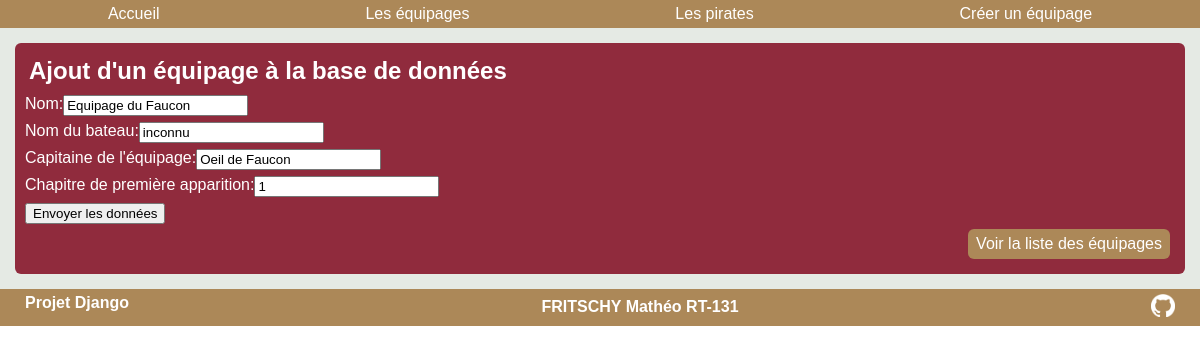
The app's page /onepiece/update/21/, older data.
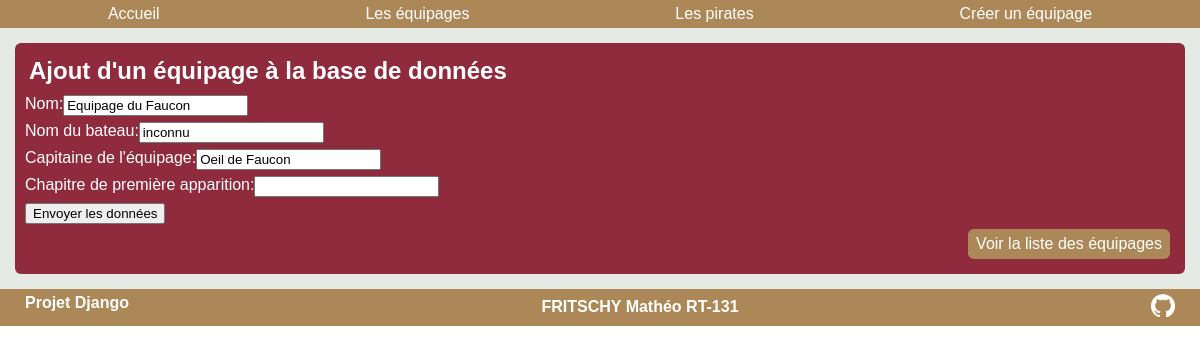
The same page, newer data.
### onepiece/models.py (models this page shows, shortened)
class Equipage(models.Model):
    nom=models.CharField(max_length=100)
    nombateau=models.CharField(max_length=100)
    capitaine=models.CharField(max_length=100)
    premiereapparition=models.IntegerField(null = True, blank=True)
    def dictionnaire(self):
        return {"nom": self.nom, "nombateau": self.nombateau, "capitaine": self.capitaine, "premiereapparition": self.premiereapparition}

### onepiece/views.py (the view)
# urls.py: path('update/<int:id>/', views.update),
def update(request, id):
    equipage = models.Equipage.objects.get( pk = id)
    form = EquipageForm(equipage.dictionnaire())
    return render(request, "onepiece/equipages/creationequipage.html", {"form" : form, "id": id})

### onepiece/forms.py
class EquipageForm(ModelForm):
    class Meta:
        model = models.Equipage
        fields = ('nom', 'nombateau', 'capitaine', 'premiereapparition')
        labels={
            'nom' : _('Nom'),
            'nombateau' : _('Nom du bateau'),
            'capitaine' : _('Capitaine de l\'équipage'),
            'premiereapparition' : _('Chapitre de première apparition')
        }

### onepiece/templates/onepiece/equipages/creationequipage.html (shortened to what this page needs)
{% extends "onepiece/main.html" %} {% block title %} Page ajout équipage {%endblock %} {% block content %}
<article>
<h2>Ajout d'un équipage à la base de données</h2>
    {% if id %}
        <form method="post" action="/onepiece/traitementupdate/{{id}}/">
     {% else %}
        <form method="post" action="/onepiece/traitementequipage/">
     {% endif %}
    {{ form.as_ul }}
    <input type="submit" value="Envoyer les données"/>
    </form>
    <footer>
        <a href="/onepiece/equipages">Voir la liste des équipages</a>
    </footer>
</article>
{% endblock %}

Row changes from the older to the newer data that the page shows:
changed Equipage "Equipage du Faucon": premiereapparition "1" → (not shown)
